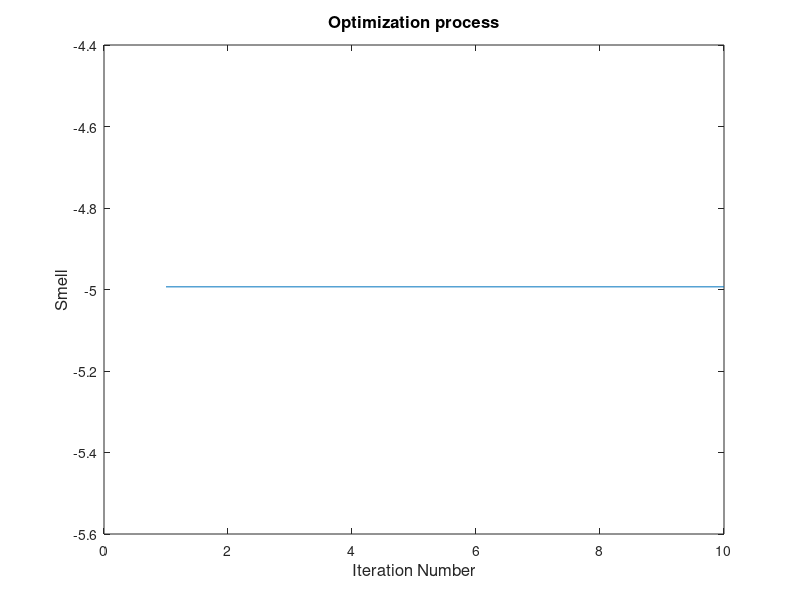
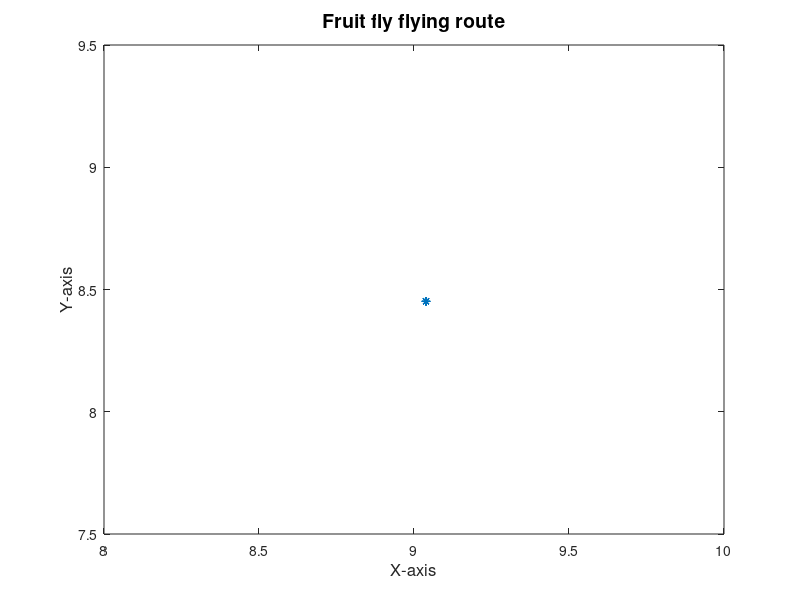

The MATLAB script that drew these images, in order:
clc
clear
X_axis=10*rand();
Y_axis=10*rand();
% X_axis=0;
% Y_axis=10;
generations=10;
population=20;
for i=1:population    
    X(i)=X_axis+2*rand()-1;    
    Y(i)=Y_axis+2*rand()-1;    
    D(i)=(X(i)^2+Y(i)^2)^0.5;    
    S(i)=1/D(i);    
    Smell(i)=-5+S(i)^2;
end
[bestSmell bestIndex]=min(Smell);
X_axis=X(bestIndex);
Y_axis=Y(bestIndex);
Smellbest=bestSmell
for g=1:generations    
    for i=1:population        
        X(i)=X_axis+2*rand()-1;        
        Y(i)=Y_axis+2*rand()-1;        
        D(i)=(X(i)^2+Y(i)^2)^0.5;        
        S(i)=1/D(i);        
        Smell(i)=-5+S(i)^2;        
    end    
    [bestSmell bestIndex]=min(Smell);    
    if bestSmell>Smellbest        
        X_axis=X(bestIndex);        
        Y_axis=Y(bestIndex);        
        Smellbest=bestSmell;        
    end    
    yy(g)=Smellbest    
    Xbest(g)=X_axis;    
    Ybest(g)=Y_axis;    
end
%Smellbest
%   Xbest
%   Ybest
% yy
figure(1)
plot(yy)
title('Optimization process','fontsize',12)
xlabel('Iteration Number','fontsize',12);
ylabel('Smell','fontsize',12);
figure(2)
plot(Xbest,Ybest,'*')
title('Fruit fly flying route','fontsize',14)
xlabel('X-axis','fontsize',12);
ylabel('Y-axis','fontsize',12);